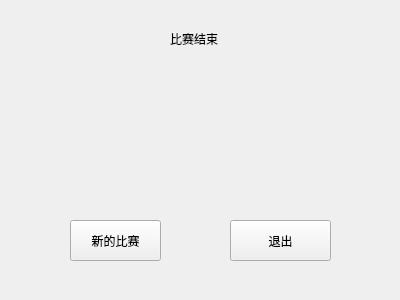
<?xml version="1.0" encoding="UTF-8"?>
<ui version="4.0">
 <class>over</class>
 <widget class="QWidget" name="over">
  <property name="geometry">
   <rect>
    <x>0</x>
    <y>0</y>
    <width>400</width>
    <height>300</height>
   </rect>
  </property>
  <property name="windowTitle">
   <string>Form</string>
  </property>
  <widget class="QPushButton" name="newgame_Button">
   <property name="geometry">
    <rect>
     <x>70</x>
     <y>220</y>
     <width>91</width>
     <height>41</height>
    </rect>
   </property>
   <property name="text">
    <string>新的比赛</string>
   </property>
  </widget>
  <widget class="QPushButton" name="quit_Button">
   <property name="geometry">
    <rect>
     <x>230</x>
     <y>220</y>
     <width>101</width>
     <height>41</height>
    </rect>
   </property>
   <property name="text">
    <string>退出</string>
   </property>
  </widget>
  <widget class="QLabel" name="label">
   <property name="geometry">
    <rect>
     <x>170</x>
     <y>30</y>
     <width>67</width>
     <height>17</height>
    </rect>
   </property>
   <property name="text">
    <string>比赛结束</string>
   </property>
  </widget>
  <widget class="QLabel" name="information">
   <property name="geometry">
    <rect>
     <x>100</x>
     <y>80</y>
     <width>201</width>
     <height>91</height>
    </rect>
   </property>
   <property name="text">
    <string/>
   </property>
  </widget>
 </widget>
 <resources/>
 <connections/>
</ui>
